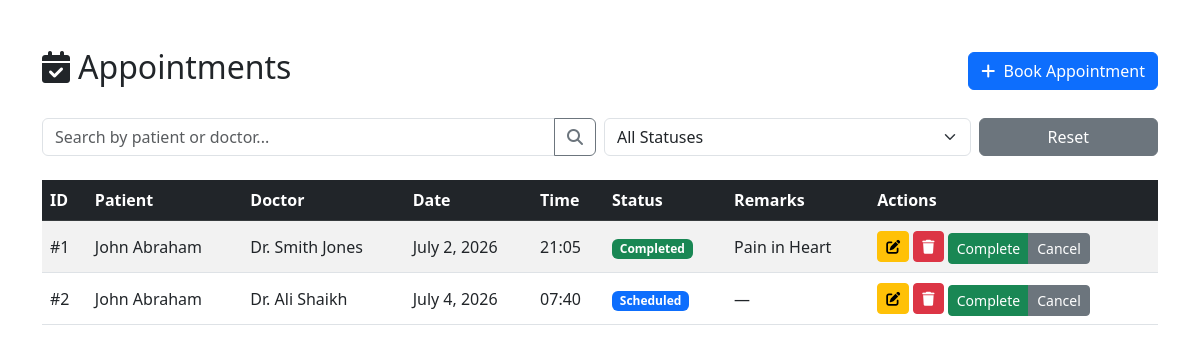
The app's page /appointments/ (signed in), older data.
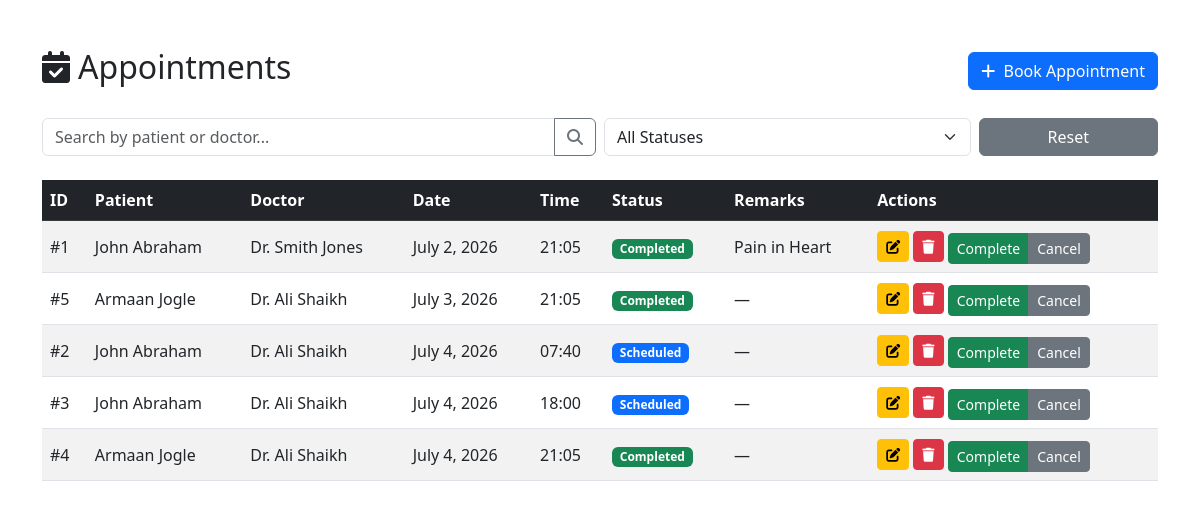
The same page, newer data.
### appointments/models.py (models this page shows, shortened)
class Appointment(models.Model):
    STATUS_CHOICES = (
        ('Scheduled', 'Scheduled'),
        ('Completed', 'Completed'),
        ('Cancelled', 'Cancelled'),
    )
    appointment_id = models.AutoField(primary_key=True)
    patient = models.ForeignKey(Patient, on_delete=models.CASCADE, related_name='appointments')
    doctor = models.ForeignKey(Doctor, on_delete=models.CASCADE, related_name='appointments')
    appointment_date = models.DateField()
    appointment_time = models.TimeField()
    status = models.CharField(max_length=20, choices=STATUS_CHOICES, default='Scheduled')
    remarks = models.TextField(blank=True, null=True)
    class Meta:
        ordering = ['appointment_date', 'appointment_time']

### patients/models.py (models this page shows, shortened)
class Patient(models.Model):
    GENDER_CHOICES = (
        ('M', 'Male'),
        ('F', 'Female'),
        ('O', 'Other'),
    )
    BLOOD_GROUP_CHOICES = (
        ('A+', 'A+'), ('A-', 'A-'),
        ('B+', 'B+'), ('B-', 'B-'),
        ('AB+', 'AB+'), ('AB-', 'AB-'),
        ('O+', 'O+'), ('O-', 'O-'),
    )
    patient_id = models.AutoField(primary_key=True)
    user = models.OneToOneField(User, on_delete=models.CASCADE, related_name='patient_profile')
    first_name = models.CharField(max_length=50)
    last_name = models.CharField(max_length=50)
    gender = models.CharField(max_length=1, choices=GENDER_CHOICES)
    age = models.PositiveIntegerField()
    blood_group = models.CharField(max_length=3, choices=BLOOD_GROUP_CHOICES, blank=True, null=True)
    email = models.EmailField(unique=True)
    phone = models.CharField(max_length=15)
    address = models.TextField(blank=True, null=True)
    profile_image = models.ImageField(upload_to='patient_profiles/', blank=True, null=True)
    created_at = models.DateTimeField(auto_now_add=True)
    class Meta:
        ordering = ['-created_at']

### doctors/models.py (models this page shows, shortened)
class Doctor(models.Model):
    doctor_id = models.AutoField(primary_key=True)
    user = models.OneToOneField(User, on_delete=models.CASCADE, related_name='doctor_profile')
    first_name = models.CharField(max_length=50)
    last_name = models.CharField(max_length=50)
    email = models.EmailField(unique=True)
    phone = models.CharField(max_length=15)
    specialization = models.CharField(max_length=100)
    experience = models.IntegerField()  # years of experience
    department = models.ForeignKey(Department, on_delete=models.CASCADE, related_name='doctors')
    profile_image = models.ImageField(upload_to='doctor_profiles/', blank=True, null=True)
    joining_date = models.DateField(auto_now_add=True)
    class Meta:
        ordering = ['-joining_date']

### appointments/views.py (the view, shortened to what this page needs)
# urls.py: path('', views.appointment_list, name='list'),
@login_required
def appointment_list(request):
    if not is_admin(request.user):
        messages.error(request, 'You do not have permission to view this page.')
        return redirect('accounts:patient_dashboard')
    query = request.GET.get('q', '')
    appointments = Appointment.objects.all().select_related('patient', 'doctor')
    status_filter = request.GET.get('status')
    if status_filter:
        appointments = appointments.filter(status=status_filter)
    paginator = Paginator(appointments, 5)
    page_number = request.GET.get('page')
    page_obj = paginator.get_page(page_number)
    context = {
        'page_obj': page_obj,
        'query': query,
        'status_filter': status_filter,
        'status_choices': Appointment.STATUS_CHOICES,
    }
    return render(request, 'appointments/appointment_list.html', context)

### appointments/views.py (called while the page is built)
def is_admin(user):
    return hasattr(user, 'profile') and user.profile.role == 'ADMIN'

### templates/appointments/appointment_list.html (shortened to what this page needs)
{% extends 'base.html' %}
{% block content %}
<div class="d-flex justify-content-between align-items-center mb-4">
    <h2><i class="fas fa-calendar-check me-2"></i>Appointments</h2>
    <a href="{% url 'appointments:add' %}" class="btn btn-primary">
        <i class="fas fa-plus me-1"></i> Book Appointment
    </a>
</div>
<form method="get" class="mb-4">
    <div class="row g-2">
        <div class="col-md-6">
            <div class="input-group">
                <input type="text" name="q" class="form-control" placeholder="Search by patient or doctor..." value="{{ query }}">
                <button class="btn btn-outline-secondary" type="submit"><i class="fas fa-search"></i></button>
            </div>
        </div>
        <div class="col-md-4">
            <select name="status" class="form-select" onchange="this.form.submit()">
                <option value="">All Statuses</option>
            </select>
        </div>
        <div class="col-md-2">
            <a href="{% url 'appointments:list' %}" class="btn btn-secondary w-100">Reset</a>
        </div>
    </div>
</form>
<div class="table-responsive">
    <table class="table table-striped table-hover align-middle">
        <thead class="table-dark">
            <tr>
                <th>ID</th>
                <th>Patient</th>
                <th>Doctor</th>
                <th>Date</th>
                <th>Time</th>
                <th>Status</th>
                <th>Remarks</th>
                <th>Actions</th>
            </tr>
        </thead>
        <tbody>
            {% for appointment in page_obj %}
            <tr>
                <td>#{{ appointment.appointment_id }}</td>
                <td>{{ appointment.patient.first_name }} {{ appointment.patient.last_name }}</td>
                <td>Dr. {{ appointment.doctor.first_name }} {{ appointment.doctor.last_name }}</td>
                <td>{{ appointment.appointment_date }}</td>
                <td>{{ appointment.appointment_time|time:"H:i" }}</td>
                <td>
                    <span class="badge {% if appointment.status == 'Scheduled' %}bg-primary{% elif appointment.status == 'Completed' %}bg-success{% else %}bg-danger{% endif %}">
                        {{ appointment.status }}
                    </span>
                </td>
                <td>{{ appointment.remarks|truncatechars:30|default:"—" }}</td>
                <td>
                    <a href="{% url 'appointments:edit' appointment.pk %}" class="btn btn-sm btn-warning"><i class="fas fa-edit"></i></a>
                    <a href="{% url 'appointments:delete' appointment.pk %}" class="btn btn-sm btn-danger"><i class="fas fa-trash"></i></a>
                    <div class="btn-group mt-1">
                        <a href="{% url 'appointments:update_status' appointment.pk 'Completed' %}" class="btn btn-sm btn-success">Complete</a>
                        <a href="{% url 'appointments:update_status' appointment.pk 'Cancelled' %}" class="btn btn-sm btn-secondary">Cancel</a>
                    </div>
                </td>
            </tr>
            {% empty %}
            <tr><td colspan="8" class="text-center">No appointments found.</td></tr>
            {% endfor %}
        </tbody>
    </table>
</div>
{% endblock %}

Row changes from the older to the newer data that the page shows:
added Appointment: appointment_id "5", patient.first_name "Armaan", patient.last_name "Jogle", doctor.first_name "Ali", doctor.last_name "Shaikh", appointment_date "July 3, 2026", appointment_time "21:05", status "Completed", remarks "—"
added Appointment: appointment_id "3", patient.first_name "John", patient.last_name "Abraham", doctor.first_name "Ali", doctor.last_name "Shaikh", appointment_date "July 4, 2026", appointment_time "18:00", status "Scheduled", remarks "—"
added Appointment: appointment_id "4", patient.first_name "Armaan", patient.last_name "Jogle", doctor.first_name "Ali", doctor.last_name "Shaikh", appointment_date "July 4, 2026", appointment_time "21:05", status "Completed", remarks "—"
